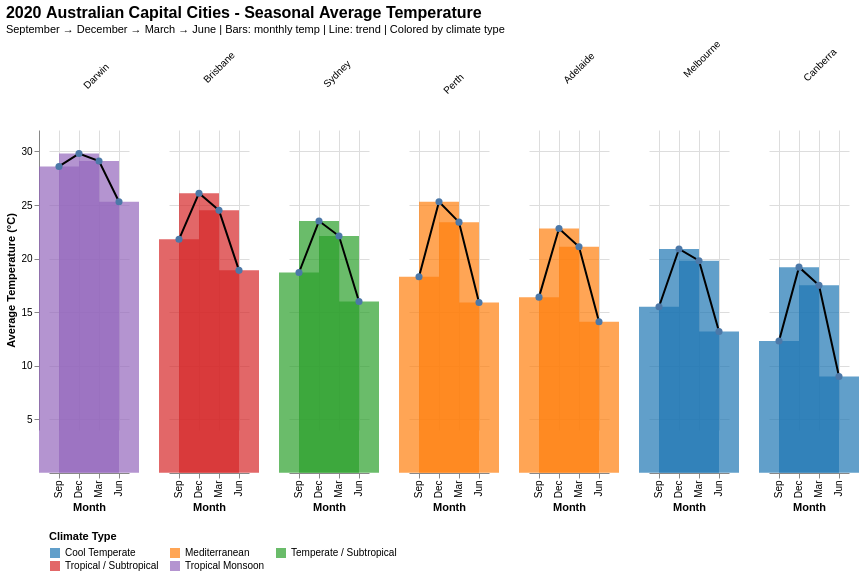

Vega-Lite specification for this chart:
### Vega-Lite specification from a JSON file in a GitHub repository (floating-point values rounded to 4 significant figures)
{"$schema": "https://vega.github.io/schema/vega-lite/v5.json", "title": {"text": "2020 Australian Capital Cities - Seasonal Average Temperature", "subtitle": "September → December → March → June | Bars: monthly temp | Line: trend | Colored by climate type", "fontSize": 16, "subtitleFontSize": 11}, "width": 550, "height": 400, "data": {"values": [{"city": "Sydney", "month": "Sep", "temp": 18.7, "climate": "Temperate / Subtropical"}, {"city": "Sydney", "month": "Dec", "temp": 23.5, "climate": "Temperate / Subtropical"}, {"city": "Sydney", "month": "Mar", "temp": 22.1, "climate": "Temperate / Subtropical"}, {"city": "Sydney", "month": "Jun", "temp": 16.0, "climate": "Temperate / Subtropical"}, {"city": "Melbourne", "month": "Sep", "temp": 15.5, "climate": "Cool Temperate"}, {"city": "Melbourne", "month": "Dec", "temp": 20.9, "climate": "Cool Temperate"}, {"city": "Melbourne", "month": "Mar", "temp": 19.8, "climate": "Cool Temperate"}, {"city": "Melbourne", "month": "Jun", "temp": 13.2, "climate": "Cool Temperate"}, {"city": "Brisbane", "month": "Sep", "temp": 21.8, "climate": "Tropical / Subtropical"}, {"city": "Brisbane", "month": "Dec", "temp": 26.1, "climate": "Tropical / Subtropical"}, {"city": "Brisbane", "month": "Mar", "temp": 24.5, "climate": "Tropical / Subtropical"}, {"city": "Brisbane", "month": "Jun", "temp": 18.9, "climate": "Tropical / Subtropical"}, {"city": "Perth", "month": "Sep", "temp": 18.3, "climate": "Mediterranean"}, {"city": "Perth", "month": "Dec", "temp": 25.3, "climate": "Mediterranean"}, {"city": "Perth", "month": "Mar", "temp": 23.4, "climate": "Mediterranean"}, {"city": "Perth", "month": "Jun", "temp": 15.9, "climate": "Mediterranean"}, {"city": "Adelaide", "month": "Sep", "temp": 16.4, "climate": "Mediterranean"}, {"city": "Adelaide", "month": "Dec", "temp": 22.8, "climate": "Mediterranean"}, {"city": "Adelaide", "month": "Mar", "temp": 21.1, "climate": "Mediterranean"}, {"city": "Adelaide", "month": "Jun", "temp": 14.1, "climate": "Mediterranean"}, {"city": "Canberra", "month": "Sep", "temp": 12.3, "climate": "Cool Temperate"}, {"city": "Canberra", "month": "Dec", "temp": 19.2, "climate": "Cool Temperate"}, {"city": "Canberra", "month": "Mar", "temp": 17.5, "climate": "Cool Temperate"}, {"city": "Canberra", "month": "Jun", "temp": 9.0, "climate": "Cool Temperate"}, {"city": "Darwin", "month": "Sep", "temp": 28.6, "climate": "Tropical Monsoon"}, {"city": "Darwin", "month": "Dec", "temp": 29.8, "climate": "Tropical Monsoon"}, {"city": "Darwin", "month": "Mar", "temp": 29.1, "climate": "Tropical Monsoon"}, {"city": "Darwin", "month": "Jun", "temp": 25.3, "climate": "Tropical Monsoon"}]}, "facet": {"column": {"field": "city", "type": "nominal", "title": null, "sort": ["Darwin", "Brisbane", "Sydney", "Perth", "Adelaide", "Melbourne", "Canberra"]}}, "spec": {"layer": [{"mark": {"type": "bar", "opacity": 0.7, "size": 40}, "encoding": {"x": {"field": "month", "type": "ordinal", "title": "Month", "sort": ["Sep", "Dec", "Mar", "Jun"]}, "y": {"field": "temp", "type": "quantitative", "title": "Average Temperature (°C)", "scale": {"domain": [5, 32]}}, "color": {"field": "climate", "type": "nominal", "title": "Climate Type", "scale": {"scheme": "category10"}, "legend": {"orient": "bottom", "direction": "horizontal", "anchor": "start", "columns": 3}}, "tooltip": [{"field": "city", "title": "City"}, {"field": "month", "title": "Month"}, {"field": "temp", "title": "Temp (°C)", "format": ".1f"}, {"field": "climate", "title": "Climate"}]}}, {"mark": {"type": "line", "color": "black", "strokeWidth": 2, "point": {"filled": true, "size": 50}}, "encoding": {"x": {"field": "month", "type": "ordinal", "sort": ["Sep", "Dec", "Mar", "Jun"]}, "y": {"field": "temp", "type": "quantitative"}, "tooltip": [{"field": "city", "title": "City"}, {"field": "month", "title": "Month"}, {"field": "temp", "title": "Temp (°C)", "format": ".1f"}]}}]}, "config": {"view": {"stroke": null}, "axis": {"grid": true}, "header": {"titleFontSize": 12, "labelFontSize": 10, "labelAngle": -45}}}
